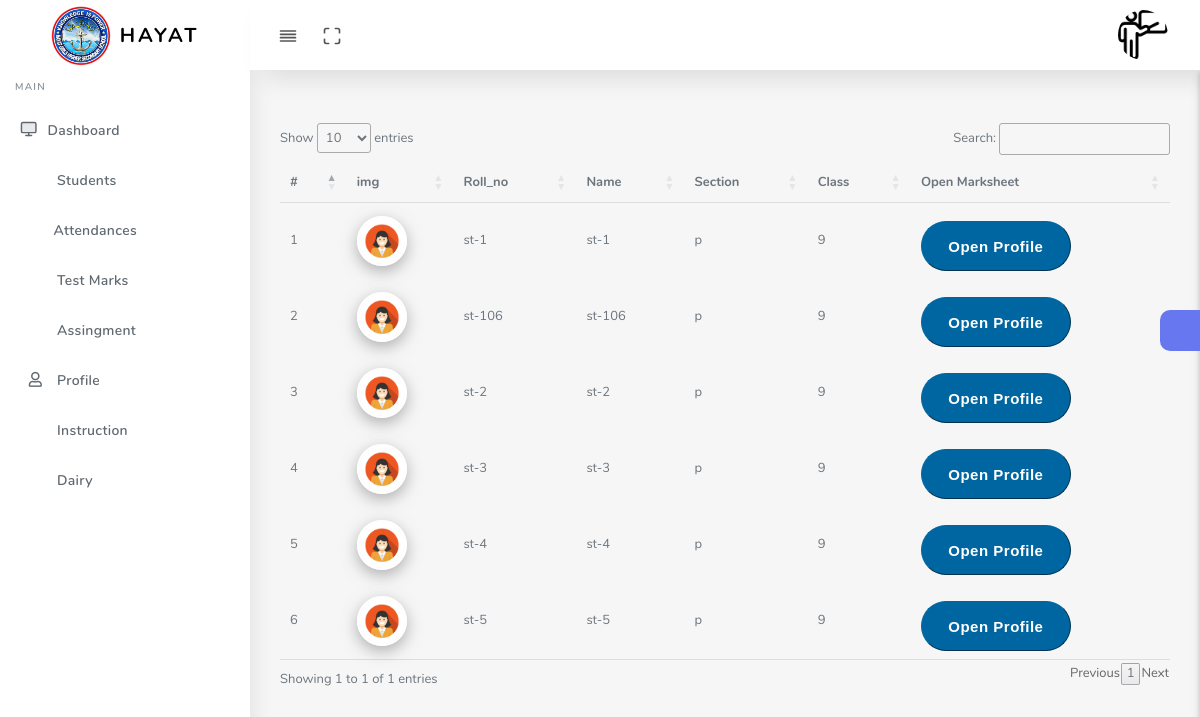
Screenshot of /teacher/select_s.php (signed in) with the database file from the repository.
### tables this page shows
CREATE TABLE `students` (
  `roll_no` varchar(255) NOT NULL COMMENT 'Roll Number of student',
  `name` varchar(50) NOT NULL DEFAULT 'Not Entered Yet',
  `class` varchar(10) NOT NULL,
  `section` varchar(20) NOT NULL,
  `email` varchar(80) NOT NULL DEFAULT 'Not Entered Yet',
  `st_cnic` varchar(30) NOT NULL,
  `st_phone` int(15) NOT NULL,
  `father_phone` int(15) NOT NULL,
  `username` varchar(20) NOT NULL,
  `password` varchar(30) NOT NULL,
  `address` varchar(100) NOT NULL,
  `p_address` varchar(255) NOT NULL COMMENT 'Permeant Address',
  `father_name` varchar(50) NOT NULL,
  `father_cnic` varchar(30) NOT NULL,
  `father_occupation` varchar(30) NOT NULL,
  `acc_approval` int(2) NOT NULL DEFAULT '0',
  `user_image` varchar(255) NOT NULL DEFAULT '0',
  `online_status` bit(1) NOT NULL DEFAULT b'0',
  `profile_lock` int(2) NOT NULL,
  `addedby` text NOT NULL
);

### teacher/select_s.php (the view, shortened to what this page needs)
<?php
include '../connection/config.php';
$tid = $_SESSION["t_id"];
$sql_t = "SELECT * FROM `teachers` where t_id = '$tid'";
$result_t = mysqli_query($conn,$sql_t);
while($row = mysqli_fetch_assoc($result_t)){
        $section = $row['section'];
        $class = $row['class'];
}
$sql_img = "select user_image from `teachers` where t_id ='$tid' and user_image = '0'";
$conn_img = mysqli_query($conn,$sql_img);
$p_img= mysqli_num_rows($conn_img);
?>
<!DOCTYPE html>
<html lang="en">
<head>
  <link rel="stylesheet" href="assets/css/app.min.css">
  <link rel="stylesheet" href="assets/css/style.css">
  <link rel="stylesheet" href="assets/css/components.css">
  <link rel="stylesheet" href="assets/css/custom.css">
  <link rel="stylesheet" type="text/css" href="https://cdn.datatables.net/1.10.25/css/jquery.dataTables.css">
</head>
<body>
  <div id="app">
    <div class="main-wrapper main-wrapper-1">
      <div class="navbar-bg"></div>
      <nav class="navbar navbar-expand-lg main-navbar sticky">
        <div class="form-inline mr-auto">
          <ul class="navbar-nav mr-3">
            <li><a href="#" data-toggle="sidebar" class="nav-link nav-link-lg
									collapse-btn"> <i data-feather="align-justify"></i></a></li>
            <li><a href="#" class="nav-link nav-link-lg fullscreen-btn">
                <i data-feather="maximize"></i>
              </a></li>
          </ul>
        </div>
        <ul class="navbar-nav navbar-right">
          <li class="dropdown"><a href="#" data-toggle="dropdown"
              class="nav-link dropdown-toggle nav-link-lg nav-link-user">
    <?php
    if($p_img == 1){
      echo  "<img id='profileImage' src='assets/img/teacher.png' class='mobile_profile_image' alt='Please Uploaded Photo'>";
}else{
   echo  "<img id='profileImage' src='$uimg' class='mobile_profile_image' alt='Uploaded Photo'>";
}
      ?>
      <span class="d-sm-none d-lg-inline-block"></span></a>
          </li>
        </ul>
      </nav>
      <div class="main-sidebar sidebar-style-2">
        <aside id="sidebar-wrapper">
          <div class="sidebar-brand">
            <a href="index.html"> <img alt="image" src="../assets/images/logo.jpg" id="logo_header" class="header-logo" /> <span
                class="logo-name">HAYAT</span>
            </a>
          </div>
          <ul class="sidebar-menu">
            <li class="menu-header">Main</li>
            <li class="dropdown">
              <a href="dashboard.php" class="nav-link"><i data-feather="monitor"></i><span>Dashboard</span></a>
            </li>
            <li class="dropdown">
              <a href="select_s.php" class="nav-link"><i class="fas fa-user-graduate"></i><span>Students</span></a>
            </li>
            <li class="dropdown">
              <a href="pre_att.php" class="nav-link"><i class="fa fa-tasks" aria-hidden="true"></i><span>Attendances</span></a>
            </li>
            <li class="dropdown">
              <a href="marks.php" class="nav-link"><i class="fas fa-book-open"></i><span>Test Marks</span></a>
            </li>
            <li class="dropdown">
              <a href="assingment.php" class="nav-link"><i class="fas fa-shapes"></i><span>Assingment</span></a>
            </li>
            <li class="dropdown">
              <a href="profile.php" class="nav-link"><i class="far fa-user"></i><span>Profile</span></a>
            </li>
            <li class="dropdown">
              <a href="instruction.php" class="nav-link"><i class="fas fa-book-open"></i><span>Instruction</span></a>
            </li>
            <li class="dropdown">
              <a href="dairy.php" class="nav-link"><i class="fas fa-book-open"></i><span>Dairy</span></a>
            </li>
          </ul>
        </aside>
      </div>
      <div class="main-content">
        <section class="section">
          <div class="section-body">
            <div class="subject">
<table id="st">
  <thead>
    <tr>
    <th>#</th>
      <th>img</th>
      <th>Roll_no</th>
      <th>Name</th>
      <th>Section</th>
      <th>Class</th>
      <th>Open Marksheet</th>
    </tr>
   </thead>
    <?php
$sql_sub = "SELECT * from students  where class = '$class' and section = '$section'";
$result_sub = mysqli_query($conn,$sql_sub);
$i = 1;
while($row = mysqli_fetch_assoc($result_sub)){
        $roll_no = $row['roll_no'];
        $name = $row['name'];
        $class =  $row['class'];
        $sec = $row['section'];
        echo  "<tbody>".
            "<tr>".
            "<td scope='row'>$i</td>".
            "<td><img id='profileImage' src='assets/img/pic_girls.jpg' class='user-img-radious-style' alt='No Picture'></td>".
            "<td>"."$roll_no"."</td>".
            "<td>"."$name"."</td>".
            "<td>"."$sec"."</td>".
            "<td>"."$class"."</td>".
            "<td>"."<form method='post'>
            <input type='hidden' value='$roll_no' name='roll'>
            <input type='hidden' value='$sec' name='sec'>
            <input type='submit' class='btn' value='Open Profile' name='open_profile'>
            </form>".
            "</tr>";
            $i =$i +1;
    }
    ?>
</div>
          </div>
        </section>
        <div class="settingSidebar">
          <a href="javascript:void(0)" class="settingPanelToggle"> <i class="fa fa-spin fa-cog"></i>
          </a>
        </div>
      </div>
    </div>
  </div>
</body>
</html>

### teacher/select_s.php (style rules this page uses)
#logo_header { width: 60px; height: 60px; }
#profileImage { width: 50px; height: 50px; border-radius: 30px; }
.btn { background: #0066A2; color: white; border-style: outset; border-color: #0066A2; height: 50px; width: 150px; font: bold 15px arial, sans-serif; text-shadow:none; margin-top: 10px; padding: 0px; border-radius: 80px; }
td { padding: 8px; }
th { padding: 8px; }

### rows the page displays
students: roll_no "st-1", name "st-1", section "p", class "9"
students: roll_no "st-106", name "st-106", section "p", class "9"
students: roll_no "st-2", name "st-2", section "p", class "9"
students: roll_no "st-3", name "st-3", section "p", class "9"
students: roll_no "st-4", name "st-4", section "p", class "9"
students: roll_no "st-5", name "st-5", section "p", class "9"
